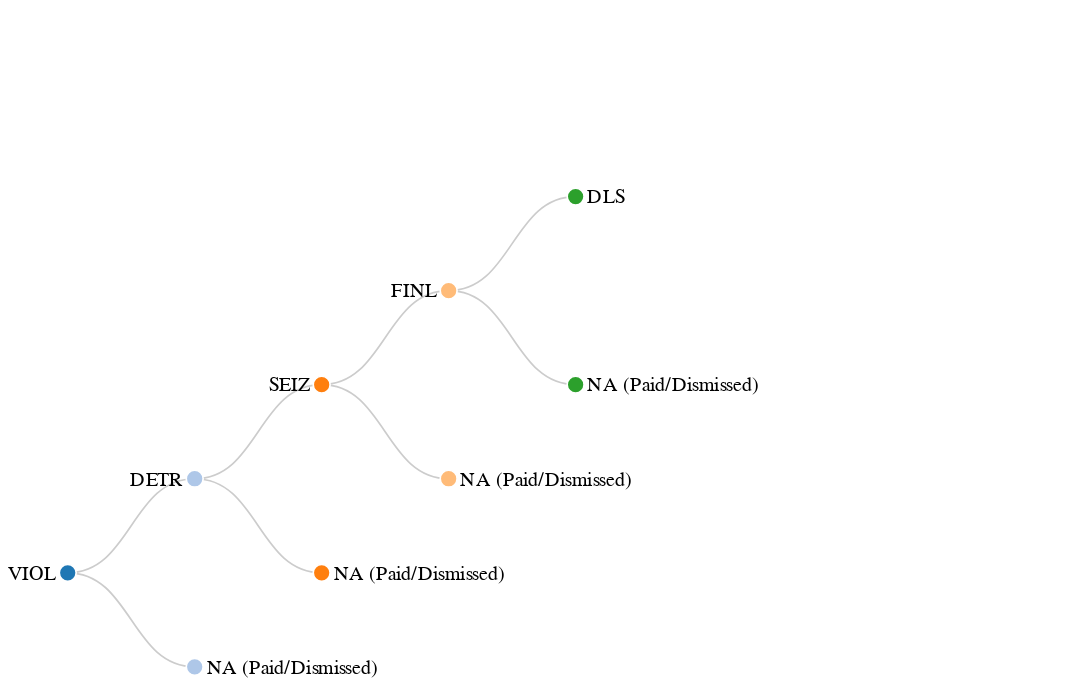

Write the Vega-Lite specification saved for this chart.
### Vega specification from a JSON file in a GitHub repository (floating-point values rounded to 4 significant figures)
{"$schema": "https://vega.github.io/schema/vega/v5.json", "description": "Ticket processing flow starting from VIOL.", "width": 600, "height": 400, "padding": 5, "data": [{"name": "tree", "values": [{"id": 1, "name": "VIOL", "parent": null, "y": 333.3, "x": 0, "depth": 0, "children": 2}, {"id": 2, "name": "DETR", "parent": 1, "y": 277.8, "x": 75, "depth": 1, "children": 2}, {"id": 3, "name": "SEIZ", "parent": 2, "y": 222.2, "x": 150, "depth": 2, "children": 2}, {"id": 4, "name": "FINL", "parent": 3, "y": 166.7, "x": 225, "depth": 3, "children": 2}, {"id": 5, "name": "DLS", "parent": 4, "y": 111.1, "x": 300, "depth": 4, "children": 0}, {"id": 6, "name": "NA (Paid/Dismissed)", "parent": 1, "y": 388.9, "x": 75, "depth": 1, "children": 0}, {"id": 7, "name": "NA (Paid/Dismissed)", "parent": 2, "y": 333.3, "x": 150, "depth": 2, "children": 0}, {"id": 8, "name": "NA (Paid/Dismissed)", "parent": 3, "y": 277.8, "x": 225, "depth": 3, "children": 0}, {"id": 9, "name": "NA (Paid/Dismissed)", "parent": 4, "y": 222.2, "x": 300, "depth": 4, "children": 0}], "transform": [{"type": "stratify", "key": "id", "parentKey": "parent"}, {"type": "tree", "method": "tidy", "size": [{"signal": "width - 100"}, {"signal": "height - 100"}], "separation": true, "as": ["y", "x", "depth", "children"]}]}, {"name": "links", "source": "tree", "transform": [{"type": "treelinks"}, {"type": "linkpath", "orient": "horizontal", "shape": "diagonal"}]}], "scales": [{"name": "color", "type": "ordinal", "domain": {"data": "tree", "field": "depth"}, "range": {"scheme": "category20"}}], "marks": [{"type": "path", "from": {"data": "links"}, "encode": {"update": {"path": {"field": "path"}, "stroke": {"value": "#ccc"}}}}, {"type": "symbol", "from": {"data": "tree"}, "encode": {"enter": {"size": {"value": 100}, "stroke": {"value": "#fff"}}, "update": {"x": {"field": "x"}, "y": {"field": "y"}, "fill": {"scale": "color", "field": "depth"}}}}, {"type": "text", "from": {"data": "tree"}, "encode": {"enter": {"text": {"field": "name"}, "fontSize": {"value": 12}, "baseline": {"value": "middle"}}, "update": {"x": {"field": "x"}, "y": {"field": "y"}, "dx": {"signal": "datum.children ? -7 : 7"}, "align": {"signal": "datum.children ? 'right' : 'left'"}}}}], "config": {}}
